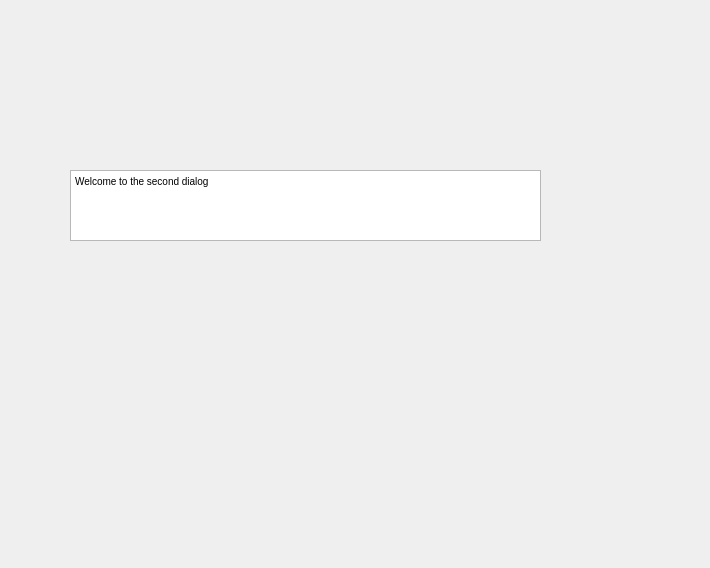
<?xml version="1.0" encoding="UTF-8"?>
<ui version="4.0">
 <class>loginDialog</class>
 <widget class="QDialog" name="loginDialog">
  <property name="geometry">
   <rect>
    <x>0</x>
    <y>0</y>
    <width>710</width>
    <height>568</height>
   </rect>
  </property>
  <property name="windowTitle">
   <string>Dialog</string>
  </property>
  <widget class="QTextEdit" name="textEdit">
   <property name="geometry">
    <rect>
     <x>70</x>
     <y>170</y>
     <width>471</width>
     <height>71</height>
    </rect>
   </property>
   <property name="font">
    <font>
     <pointsize>18</pointsize>
    </font>
   </property>
   <property name="html">
    <string>&lt;!DOCTYPE HTML PUBLIC &quot;-//W3C//DTD HTML 4.0//EN&quot; &quot;http://www.w3.org/TR/REC-html40/strict.dtd&quot;&gt;
&lt;html&gt;&lt;head&gt;&lt;meta name=&quot;qrichtext&quot; content=&quot;1&quot; /&gt;&lt;style type=&quot;text/css&quot;&gt;
p, li { white-space: pre-wrap; }
&lt;/style&gt;&lt;/head&gt;&lt;body style=&quot; font-family:'MS Shell Dlg 2'; font-size:18pt; font-weight:400; font-style:normal;&quot;&gt;
&lt;p style=&quot; margin-top:0px; margin-bottom:0px; margin-left:0px; margin-right:0px; -qt-block-indent:0; text-indent:0px;&quot;&gt;&lt;span style=&quot; font-family:'MS Shell Dlg 2'; font-size:7.8pt;&quot;&gt;Welcome to the second dialog&lt;/span&gt;&lt;/p&gt;
&lt;p style=&quot;-qt-paragraph-type:empty; margin-top:0px; margin-bottom:0px; margin-left:0px; margin-right:0px; -qt-block-indent:0; text-indent:0px; font-family:'MS Shell Dlg 2'; font-size:7.8pt;&quot;&gt;&lt;br /&gt;&lt;/p&gt;&lt;/body&gt;&lt;/html&gt;</string>
   </property>
  </widget>
 </widget>
 <resources/>
 <connections/>
</ui>
